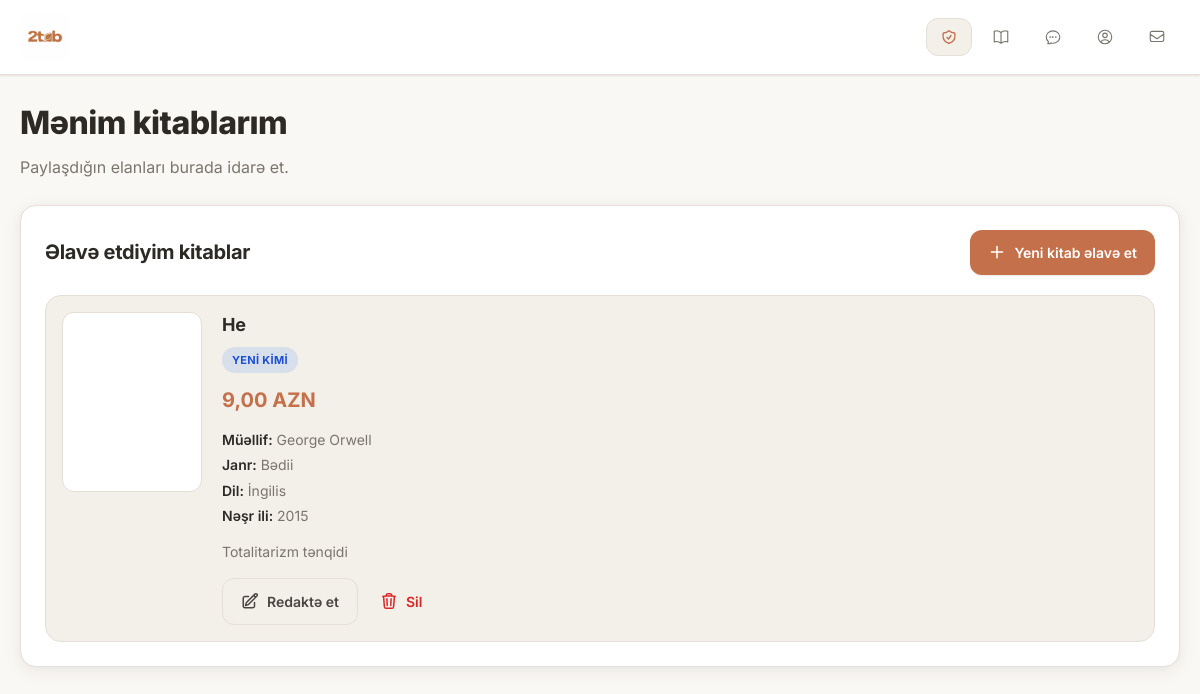
The page /panel/menim-kitablarim/ (signed in) on the database its author committed.
### books/models.py (models this page shows, shortened)
class Book(models.Model):
    class Language(models.TextChoices):
        AZERBAIJANI = "az", "Azərbaycan"
        ENGLISH = "en", "İngilis"
        RUSSIAN = "ru", "Rus"
        TURKISH = "tr", "Türk"
    class Condition(models.TextChoices):
        NEW = 'new', 'Yeni'
        LIKE_NEW = 'like_new', 'Yeni kimi'
        MEDIUM = 'medium', 'Orta'
        LIKE_OLD = 'like_old', 'Köhnə kimi'
        OLD = 'old', 'Köhnə'
    class Genre(models.TextChoices):
        FICTION = "fiction", "Bədii"
        FANTASY = "fantasy", "Fantastika"
        SCIENCE_FICTION = "science_fiction", "Elmi fantastika"
        MYSTERY = "mystery", "Detektiv"
        THRILLER = "thriller", "Triller"
        ROMANCE = "romance", "Romantik"
        HORROR = "horror", "Qorxu"
        HISTORY = "history", "Tarix"
        BIOGRAPHY = "biography", "Bioqrafiya"
        SELF_HELP = "self_help", "Şəxsi inkişaf"
        PHILOSOPHY = "philosophy", "Fəlsəfə"
        PSYCHOLOGY = "psychology", "Psixologiya"
        SCIENCE = "science", "Elmi"
        BUSINESS = "business", "Biznes"
        CHILDREN = "children", "Uşaq ədəbiyyatı"
    slug = models.SlugField(unique=True, blank=True)
    title = models.CharField(max_length=100)
    description = models.TextField(null=True, blank=True)
    author_name = models.CharField(max_length=100)
    price = models.DecimalField(max_digits=6, decimal_places=2)
    published_year = models.PositiveIntegerField(null=True,blank=True)
    condition = models.CharField(max_length=20, choices=Condition.choices, default=Condition.MEDIUM)
    genre = models.CharField(max_length=20, choices=Genre.choices)
    language = models.CharField(max_length=5,choices=Language.choices,default=Language.AZERBAIJANI)
    owner = models.ForeignKey(CustomUser, on_delete=models.SET_NULL, null=True, related_name='books')
    created_at = models.DateTimeField(auto_now_add=True)
    favorite_users = models.ManyToManyField(CustomUser, related_name='favorite_books', blank=True)
    @property
    def cover_image(self):
        return self.images.first()
    class Meta:
        verbose_name_plural = 'Books'
        ordering = ['-created_at']

class BookImage(models.Model):
    book = models.ForeignKey(Book,on_delete=models.CASCADE,related_name='images')
    image = models.ImageField(upload_to='books/')
    created_at = models.DateTimeField(auto_now_add=True)
    class Meta:
        ordering = ['created_at']

### accounts/views.py (the view)
# urls.py: path('menim-kitablarim/', my_books, name='my_books'),
@login_required
def my_books(request):
    books = request.user.books.select_related("owner").prefetch_related("images").all()
    return render(request, "accounts/my_books.html", {"books": books,})

### accounts/context_processors.py (called while the page is built)
def unread_message_count(request):
    if not request.user.is_authenticated:
        return {'unread_message_count': 0}
    count = Message.objects.filter(
        conversation__participants=request.user,
        read_at__isnull=True
    ).exclude(sender=request.user).count()
    return {'unread_message_count': count}

### templates/accounts/my_books.html (shortened to what this page needs)
{% load static %}
<!DOCTYPE html>
<html lang="az">
<head>
</head>
<body>
{% include 'includes/topbar.html' %}
<div class="container">
    <div class="page-header">
        <h1>Mənim kitablarım</h1>
        <p>Paylaşdığın elanları burada idarə et.</p>
    </div>
    <div class="card">
        <div class="toolbar">
            <div class="toolbar-title">
                Əlavə etdiyim kitablar
            </div>
            <a href="{% url 'book_create' %}" class="btn btn-primary">
                <svg xmlns="http://www.w3.org/2000/svg"
                     fill="none"
                     viewBox="0 0 24 24"
                     stroke="currentColor"
                     stroke-width="2">
                    <path stroke-linecap="round"
                          stroke-linejoin="round"
                          d="M12 4.5v15m7.5-7.5h-15"/>
                </svg>
                Yeni kitab əlavə et
            </a>
        </div>
        {% if books %}
            <div class="book-list">
                {% for book in books %}
                    <div class="book-item">
                        <div>
                            {% if book.cover_image %}
                                <img
                                    class="book-image"
                                    src="{{ book.cover_image.image.url }}"
                                    alt="{{ book.title }}"
                                    loading="lazy"
                                    decoding="async"
                                >
                            {% else %}
                                <div class="no-image">
                                    Şəkil yoxdur
                                </div>
                            {% endif %}
                        </div>
                        <div class="book-content">
                            <h3>
                                {{ book.title }}
                            </h3>
                            <div class="book-badges">
                                <span class="badge condition-{{ book.condition }}">
                                    {{ book.get_condition_display }}
                                </span>
                            </div>
                            <div class="book-price">
                                {{ book.price }} AZN
                            </div>
                            <div class="book-meta">
                                <strong>Müəllif:</strong>
                                {{ book.author_name }}
                                <br>
                                <strong>Janr:</strong>
                                {{ book.get_genre_display|default:"Qeyd olunmayıb" }}
                                <br>
                                <strong>Dil:</strong>
                                {{ book.get_language_display|default:"Qeyd olunmayıb" }}
                                {% if book.published_year %}
                                    <br>
                                    <strong>Nəşr ili:</strong>
                                    {{ book.published_year }}
                                {% endif %}
                            </div>
                            <div class="book-desc">
                                {{ book.description|default:"Təsvir əlavə edilməyib."|linebreaksbr }}
                            </div>
                            <div class="actions">
                                <a
                                    href="{% url 'book_update' book.slug %}"
                                    class="btn btn-secondary"
                                >
                                    Redaktə et
                                </a>
                                <form
                                    method="POST"
                                    action="{% url 'book_delete' book.slug %}"
                                    class="delete-form"
                                >
                                    <button
                                        type="submit"
                                        class="btn btn-danger"
                                        onclick="return confirm('Bu kitabı silmək istədiyinizə əminsiniz?');"
                                    >
                                        Sil
                                    </button>
                                </form>
                            </div>
                        </div>
                    </div>
                {% endfor %}
            </div>
        {% endif %}
    </div>
</div>
</body>
</html>

### templates/accounts/my_books.html (style rules this page uses)
:root { --background:#faf8f5; --foreground:#2d2a26; --card:#fff; --primary:#c4704b; --primary-hover:#b5613c; --primary-foreground:#fff; --secondary:#f3efe9; --secondary-hover:#e8e2d9; --secondary-foreground:#4a4540; --muted:#f0ebe4; --muted-foreground:#7a756d; --border:#e5dfd6; --destructive:#dc2626; --radius:16px; --radius-sm:12px; --shadow-sm:0 1px 3px rgba(45,42,38,.04),0 1px 2px rgba(45,42,38,.06); --shadow:0 4px 20px rgba(45,42,38,.06),0 2px 8px rgba(45,42,38,.04); }
* { box-sizing:border-box; margin:0; padding:0; }
body { font-family:'Inter',-apple-system,BlinkMacSystemFont,sans-serif; background:var(--background); color:var(--foreground); line-height:1.5; -webkit-font-smoothing:antialiased; }
.container { max-width:1200px; margin:24px auto 48px; padding:0 20px; }
.page-header { margin-bottom:24px; }
.page-header h1 { margin:0 0 8px; font-size:32px; font-weight:800; letter-spacing:-.5px; }
.page-header p { color:var(--muted-foreground); font-size:16px; line-height:1.6; }
.card { background:var(--card); border-radius:var(--radius); padding:24px; box-shadow:var(--shadow); border:1px solid var(--border); }
.toolbar { display:flex; justify-content:space-between; align-items:center; gap:16px; flex-wrap:wrap; margin-bottom:20px; }
.toolbar-title { font-size:20px; font-weight:700; letter-spacing:-.3px; }
.btn { border:none; border-radius:var(--radius-sm); padding:12px 18px; font-size:14px; font-weight:600; cursor:pointer; text-decoration:none; display:inline-flex; align-items:center; justify-content:center; gap:8px; white-space:nowrap; transition:all .2s ease; font-family:inherit; }
.btn svg { width:18px; height:18px; }
.btn-primary { background:var(--primary); color:var(--primary-foreground); box-shadow:var(--shadow-sm); }
.btn-secondary { background:var(--secondary); color:var(--secondary-foreground); border:1px solid var(--border); }
.btn-danger { background:transparent; color:var(--destructive); padding:12px 14px; }
.book-list { display:flex; flex-direction:column; gap:16px; }
.book-item { display:grid; grid-template-columns:140px 1fr; gap:20px; border:1px solid var(--border); border-radius:var(--radius); padding:16px; background:var(--secondary); transition:all .2s ease; }
.book-image { width:140px; height:180px; object-fit:cover; border-radius:var(--radius-sm); border:1px solid var(--border); display:block; background:var(--card); }
.book-content { display:flex; flex-direction:column; min-width:0; }
.book-item h3 { margin:0 0 10px; font-size:18px; font-weight:700; line-height:1.4; letter-spacing:-.3px; }
.book-badges { display:flex; flex-wrap:wrap; gap:8px; margin-bottom:12px; }
.badge { display:inline-flex; align-items:center; justify-content:center; padding:5px 10px; border-radius:999px; font-size:11px; font-weight:700; text-transform:uppercase; letter-spacing:.3px; }
.condition-like_new { background:rgba(59,130,246,.15); color:#1d4ed8; }
.book-meta { font-size:14px; color:var(--muted-foreground); margin-bottom:12px; line-height:1.8; }
.book-meta strong { color:var(--foreground); font-weight:600; }
.book-price { font-size:20px; font-weight:700; color:var(--primary); margin-bottom:12px; }
.book-desc { color:var(--muted-foreground); line-height:1.7; font-size:14px; display:-webkit-box; -webkit-line-clamp:2; -webkit-box-orient:vertical; overflow:hidden; }
.actions { margin-top:auto; padding-top:14px; display:flex; gap:8px; flex-wrap:wrap; align-items:center; }
.delete-form { margin:0; padding:0; display:inline; }

### rows shown on the page
Book: cover_image.image (picture), title "He", condition "YENI KIMI", price "9,00", author_name "George Orwell", genre "Bədii", language "İngilis", published_year "2015", description "Totalitarizm tənqidi"
